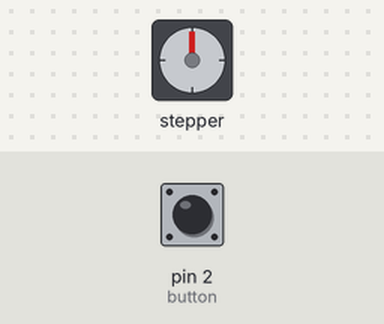
A sketch run on a simulated Arduino Uno, built with avr-gcc and run on an emulated ATmega328P. On the bench: stepper motor. The test bench sets the inputs (shaded band); at power-on: pin 2 (button) LOW. Stepper angles assume 200 steps per turn.

Above: at 1.2 s.
1.3 s: pin 2 (button) pulled HIGH for 3.2 s
At 1.89 s:
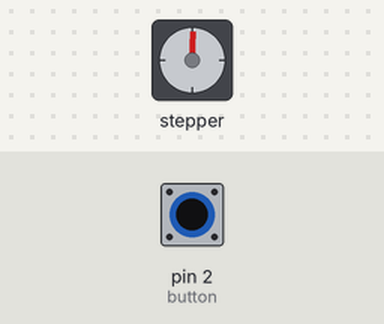
Timing chart, 0 to 5.8 s (numbered marks = the images above; inputs shaded):
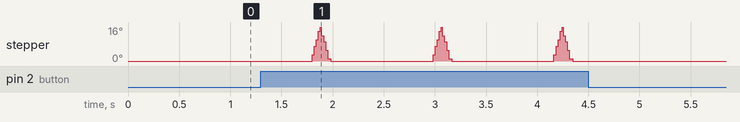

Measured:
- after the input at 1.3 s, stepper: 0° → 3° after 0.50 s, then repeats every 1.2 s: 7° 0.02 s, 10° 0.02 s, 14° 0.02 s, 16° 0.01 s, 12° 0.02 s, 9° 0.02 s, 5° 0.02 s, 1° 0.03 s, 0° 1.0 s, 3° 0.02 s, until it stays 0° from 4.3 s

The sketch:

Test0711.ino
```cpp
//버튼 누르면 10도정도 한번 반복
//버튼 꾹 누르면 계속 반복

#include <Stepper.h>

const int stepsPerRevolution = 200;  // 한 바퀴 스텝 수

Stepper Stepper1(stepsPerRevolution, 3, 4, 6, 7);

const int button = 2;

void setup() {
  pinMode(button, INPUT);
}

void loop() {

  if (digitalRead(button)==1) {
    _Repeat(30,9);
  } else {
    Stepper1.step(0);
  }
}

void _Repeat(int rpm, int steps){
  delay(500);
    Stepper1.setSpeed(rpm);
    Stepper1.step(steps);
    Stepper1.setSpeed(rpm);
    Stepper1.step(-steps);
    delay(500);
}
```
